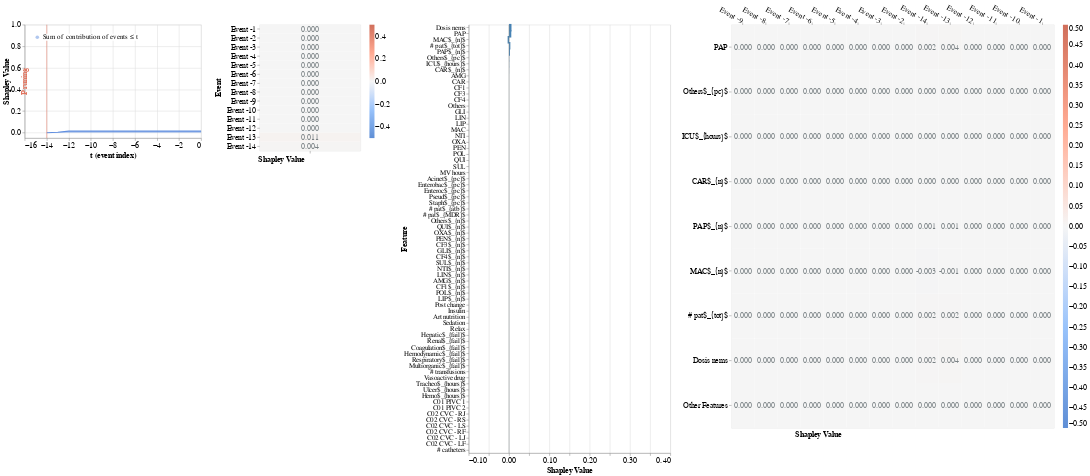

The notebook cell saved with this chart:
### Code cell
local_report(f_hs, pos_x_data, pruning_dict, event_dict, feature_dict,
             cell_dict=cell_dict, entity_uuid='adb', entity_col='id', baseline=average_event)

### Figure 1 — Vega-Lite specification as saved in the notebook (floating-point values rounded to 4 significant figures)
{"config": {"view": {"continuousWidth": 400, "continuousHeight": 300}, "mark": {"color": "steelblue"}}, "hconcat": [{"layer": [{"mark": {"type": "area", "opacity": 0.5}, "encoding": {"color": {"field": "Coalition", "legend": {"fillColor": "white", "labelFontSize": 14, "labelLimit": 0, "orient": "top-left", "symbolSize": 50, "symbolStrokeWidth": 0, "title": null}, "scale": {"domain": ["Sum of contribution of events ≤ t"], "range": ["#618FE0"]}, "type": "nominal"}, "x": {"axis": {"labelFontSize": 15, "title": "t (event index)", "titleFontSize": 15}, "field": "t (event index)", "type": "quantitative"}, "y": {"axis": {"grid": true, "labelFontSize": 15, "titleFontSize": 15, "titleX": -28}, "field": "Shapley Value", "scale": {"domain": [-0.05, 1]}, "type": "quantitative"}}}, {"mark": {"type": "line"}, "encoding": {"color": {"field": "Coalition", "legend": {"fillColor": "white", "labelFontSize": 14, "labelLimit": 0, "orient": "top-left", "symbolSize": 50, "symbolStrokeWidth": 0, "title": null}, "scale": {"domain": ["Sum of contribution of events ≤ t"], "range": ["#618FE0"]}, "type": "nominal"}, "x": {"axis": {"labelFontSize": 15, "title": "t (event index)", "titleFontSize": 15}, "field": "t (event index)", "type": "quantitative"}, "y": {"axis": {"grid": true, "labelFontSize": 15, "titleFontSize": 15, "titleX": -28}, "field": "Shapley Value", "scale": {"domain": [-0.05, 1]}, "type": "quantitative"}}}, {"data": {"name": "data-788b093171cca64ebde24473bc76bb83"}, "mark": {"type": "rule", "color": "#E17560"}, "encoding": {"x": {"field": "x", "type": "quantitative"}}}, {"data": {"name": "data-2025c98a7ea579ceb69de957ff6cacd9"}, "mark": {"type": "text", "angle": 270, "color": "#E17560", "fontSize": 15, "fontWeight": "bold", "text": "Pruning"}, "encoding": {"x": {"field": "x", "type": "quantitative"}}}], "data": {"name": "data-e17e03b036d323e4a6825a8ecee205cd"}, "height": 225, "width": 350}, {"layer": [{"mark": {"type": "rect"}, "encoding": {"color": {"field": "rounded", "legend": {"gradientLength": 225, "gradientThickness": 10, "labelFontSize": 15, "orient": "right"}, "scale": {"domain": [-0.5, 0.5], "range": ["#5f8fd6", "#99c3fb", "#f5f5f5", "#ffaa92", "#d16f5b"]}, "title": null, "type": "quantitative"}, "x": {"axis": {"title": "Shapley Value", "titleFontSize": 15}, "field": "column", "type": "ordinal"}, "y": {"axis": {"domain": false, "labelFontSize": 15, "title": "Event", "titleFontSize": 15, "titleX": -75}, "field": "Feature", "sort": ["Event -1", "Event -2", "Event -3", "Event -4", "Event -5", "Event -6", "Event -7", "Event -8", "Event -9", "Event -10", "Event -11", "Event -12", "Event -13", "Event -14"], "type": "ordinal"}}}, {"mark": {"type": "text", "align": "right", "baseline": "middle", "color": "#798184", "dx": 18, "fontSize": 15}, "encoding": {"text": {"field": "rounded_str", "type": "nominal"}, "x": {"axis": {"domain": false, "labels": false, "title": "Shapley Value", "titleX": 43}, "field": "column", "type": "ordinal"}, "y": {"axis": {"domain": false, "labelFontSize": 15, "title": "Event", "titleFontSize": 15, "titleX": -75}, "field": "Feature", "sort": ["Event -1", "Event -2", "Event -3", "Event -4", "Event -5", "Event -6", "Event -7", "Event -8", "Event -9", "Event -10", "Event -11", "Event -12", "Event -13", "Event -14"], "type": "ordinal"}}}], "data": {"name": "data-80562c77650934d3456d388c0a4aa992"}, "height": 250, "width": 200}, {"layer": [{"data": {"name": "data-7687a98d284728b8870f261909604b25"}, "mark": {"type": "bar", "size": 15, "thickness": 1}, "encoding": {"x": {"axis": {"grid": true, "labelFontSize": 15, "title": "Shapley Value", "titleFontSize": 15}, "field": "Shapley Value", "scale": {"domain": [-0.1, 0.4]}, "type": "quantitative"}, "y": {"axis": {"labelFontSize": 13, "title": "Feature", "titleFontSize": 15, "titleX": -120}, "field": "Feature", "sort": {"field": "sort_col", "order": "descending"}, "type": "nominal"}}}, {"data": {"name": "data-d285a7403ed98ae579761d64a864032b"}, "mark": {"type": "rule", "color": "#798184"}, "encoding": {"x": {"field": "x", "type": "quantitative"}}}], "height": 850, "width": 400}, {"layer": [{"mark": {"type": "rect"}, "encoding": {"color": {"field": "rounded", "legend": {"gradientLength": 800, "gradientThickness": 10, "labelFontSize": 15, "orient": "right"}, "scale": {"domain": [-0.5, 0.5], "range": ["#5f8fd6", "#99c3fb", "#f5f5f5", "#ffaa92", "#d16f5b"]}, "title": null, "type": "quantitative"}, "x": {"axis": {"titleFontSize": 15}, "field": "Event", "sort": ["Event -9", "Event -8", "Event -7", "Event -6", "Event -5", "Event -4", "Event -3", "Event -2", "Event -14", "Event -13", "Event -12", "Event -11", "Event -10", "Event -1"], "type": "nominal"}, "y": {"axis": {"domain": false, "labelFontSize": 15, "title": null}, "field": "Feature", "sort": ["PAP", "Others$_{pc}$", "ICU$_{hours}$", "CAR$_{n}$", "PAP$_{n}$", "MAC$_{n}$", "# pat$_{tot}$", "Dosis nems"], "type": "nominal"}}}, {"mark": {"type": "text", "align": "right", "baseline": "middle", "color": "#798184", "dx": 18, "fontSize": 15}, "encoding": {"text": {"field": "rounded_str", "type": "nominal"}, "x": {"axis": {"domain": false, "labelAngle": 30, "labelFontSize": 15, "orient": "top", "title": "Shapley Value", "titleX": 172, "titleY": 820}, "field": "Event", "sort": ["Event -9", "Event -8", "Event -7", "Event -6", "Event -5", "Event -4", "Event -3", "Event -2", "Event -14", "Event -13", "Event -12", "Event -11", "Event -10", "Event -1"], "type": "nominal"}, "y": {"axis": {"domain": false, "labelFontSize": 15, "title": null}, "field": "Feature", "sort": ["PAP", "Others$_{pc}$", "ICU$_{hours}$", "CAR$_{n}$", "PAP$_{n}$", "MAC$_{n}$", "# pat$_{tot}$", "Dosis nems"], "type": "nominal"}}}], "data": {"name": "data-85bd3a15797864957145404e6bdf7222"}, "height": 800, "width": 640}], "resolve": {"scale": {"color": "independent"}}, "$schema": "https://vega.github.io/schema/vega-lite/v5.20.1.json", "datasets": {"data-e17e03b036d323e4a6825a8ecee205cd": [{"Coalition": "Sum of contribution of events > t", "t (event index)": 0, "Shapley Value": 0.0}, {"Coalition": "Sum of contribution of events ≤ t", "t (event index)": 0, "Shapley Value": 0.01456}, {"Coalition": "Sum of contribution of events > t", "t (event index)": -1, "Shapley Value": 0.0}, {"Coalition": "Sum of contribution of events ≤ t", "t (event index)": -1, "Shapley Value": 0.01456}, {"Coalition": "Sum of contribution of events > t", "t (event index)": -2, "Shapley Value": 0.0}, {"Coalition": "Sum of contribution of events ≤ t", "t (event index)": -2, "Shapley Value": 0.01456}, {"Coalition": "Sum of contribution of events > t", "t (event index)": -3, "Shapley Value": 0.0}, {"Coalition": "Sum of contribution of events ≤ t", "t (event index)": -3, "Shapley Value": 0.01456}, {"Coalition": "Sum of contribution of events > t", "t (event index)": -4, "Shapley Value": 0.0}, {"Coalition": "Sum of contribution of events ≤ t", "t (event index)": -4, "Shapley Value": 0.01456}, {"Coalition": "Sum of contribution of events > t", "t (event index)": -5, "Shapley Value": 0.0}, {"Coalition": "Sum of contribution of events ≤ t", "t (event index)": -5, "Shapley Value": 0.01456}, {"Coalition": "Sum of contribution of events > t", "t (event index)": -6, "Shapley Value": 0.0}, {"Coalition": "Sum of contribution of events ≤ t", "t (event index)": -6, "Shapley Value": 0.01456}, {"Coalition": "Sum of contribution of events > t", "t (event index)": -7, "Shapley Value": 0.0}, {"Coalition": "Sum of contribution of events ≤ t", "t (event index)": -7, "Shapley Value": 0.01456}, {"Coalition": "Sum of contribution of events > t", "t (event index)": -8, "Shapley Value": 0.0}, {"Coalition": "Sum of contribution of events ≤ t", "t (event index)": -8, "Shapley Value": 0.01456}, {"Coalition": "Sum of contribution of events > t", "t (event index)": -9, "Shapley Value": 0.0}, {"Coalition": "Sum of contribution of events ≤ t", "t (event index)": -9, "Shapley Value": 0.01456}, {"Coalition": "Sum of contribution of events > t", "t (event index)": -10, "Shapley Value": 0.0}, {"Coalition": "Sum of contribution of events ≤ t", "t (event index)": -10, "Shapley Value": 0.01456}, {"Coalition": "Sum of contribution of events > t", "t (event index)": -11, "Shapley Value": 0.0}, {"Coalition": "Sum of contribution of events ≤ t", "t (event index)": -11, "Shapley Value": 0.01456}, {"Coalition": "Sum of contribution of events > t", "t (event index)": -12, "Shapley Value": 0.0}, {"Coalition": "Sum of contribution of events ≤ t", "t (event index)": -12, "Shapley Value": 0.01456}, {"Coalition": "Sum of contribution of events > t", "t (event index)": -13, "Shapley Value": 0.01055}, {"Coalition": "Sum of contribution of events ≤ t", "t (event index)": -13, "Shapley Value": 0.004003}, {"Coalition": "Sum of contribution of events > t", "t (event index)": -14, "Shapley Value": 0.01456}, {"Coalition": "Sum of contribution of events ≤ t", "t (event index)": -14, "Shapley Value": 0.0}], "data-788b093171cca64ebde24473bc76bb83": [{"x": -14}], "data-2025c98a7ea579ceb69de957ff6cacd9": [{"x": -16}], "data-80562c77650934d3456d388c0a4aa992": [{"Shapley Value": 0.0, "Feature": "Event -1", "row": 1, "column": 1, "rounded": 0.0, "rounded_str": "0.000"}, {"Shapley Value": 0.0, "Feature": "Event -2", "row": 2, "column": 1, "rounded": 0.0, "rounded_str": "0.000"}, {"Shapley Value": 0.0, "Feature": "Event -3", "row": 3, "column": 1, "rounded": 0.0, "rounded_str": "0.000"}, {"Shapley Value": 0.0, "Feature": "Event -4", "row": 4, "column": 1, "rounded": 0.0, "rounded_str": "0.000"}, {"Shapley Value": 0.0, "Feature": "Event -5", "row": 5, "column": 1, "rounded": 0.0, "rounded_str": "0.000"}, {"Shapley Value": 0.0, "Feature": "Event -6", "row": 6, "column": 1, "rounded": 0.0, "rounded_str": "0.000"}, {"Shapley Value": 0.0, "Feature": "Event -7", "row": 7, "column": 1, "rounded": 0.0, "rounded_str": "0.000"}, {"Shapley Value": 0.0, "Feature": "Event -8", "row": 8, "column": 1, "rounded": 0.0, "rounded_str": "0.000"}, {"Shapley Value": 0.0, "Feature": "Event -9", "row": 9, "column": 1, "rounded": 0.0, "rounded_str": "0.000"}, {"Shapley Value": 0.0, "Feature": "Event -10", "row": 10, "column": 1, "rounded": 0.0, "rounded_str": "0.000"}, {"Shapley Value": 0.0, "Feature": "Event -11", "row": 11, "column": 1, "rounded": 0.0, "rounded_str": "0.000"}, {"Shapley Value": 0.0, "Feature": "Event -12", "row": 12, "column": 1, "rounded": 0.0, "rounded_str": "0.000"}, {"Shapley Value": 0.01055, "Feature": "Event -13", "row": 13, "column": 1, "rounded": 0.011, "rounded_str": "0.011"}, {"Shapley Value": 0.004002, "Feature": "Event -14", "row": 14, "column": 1, "rounded": 0.004, "rounded_str": "0.004"}], "data-7687a98d284728b8870f261909604b25": [{"Random seed": 42, "NSamples": 3200, "Feature": "AMG", "Shapley Value": 0.0, "sort_col": 0.0}, {"Random seed": 42, "NSamples": 3200, "Feature": "CAR", "Shapley Value": 0.0, "sort_col": 0.0}, {"Random seed": 42, "NSamples": 3200, "Feature": "CF1", "Shapley Value": 0.0, "sort_col": 0.0}, {"Random seed": 42, "NSamples": 3200, "Feature": "CF3", "Shapley Value": 0.0, "sort_col": 0.0}, {"Random seed": 42, "NSamples": 3200, "Feature": "CF4", "Shapley Value": 0.0, "sort_col": 0.0}, {"Random seed": 42, "NSamples": 3200, "Feature": "Others", "Shapley Value": 0.0, "sort_col": 0.0}, {"Random seed": 42, "NSamples": 3200, "Feature": "GLI", "Shapley Value": 0.0, "sort_col": 0.0}, {"Random seed": 42, "NSamples": 3200, "Feature": "LIN", "Shapley Value": 0.0, "sort_col": 0.0}, {"Random seed": 42, "NSamples": 3200, "Feature": "LIP", "Shapley Value": 0.0, "sort_col": 0.0}, {"Random seed": 42, "NSamples": 3200, "Feature": "MAC", "Shapley Value": 0.0, "sort_col": 0.0}, {"Random seed": 42, "NSamples": 3200, "Feature": "NTI", "Shapley Value": 0.0, "sort_col": 0.0}, {"Random seed": 42, "NSamples": 3200, "Feature": "OXA", "Shapley Value": 0.0, "sort_col": 0.0}, {"Random seed": 42, "NSamples": 3200, "Feature": "PAP", "Shapley Value": 0.005568, "sort_col": 0.005568}, {"Random seed": 42, "NSamples": 3200, "Feature": "PEN", "Shapley Value": 0.0, "sort_col": 0.0}, {"Random seed": 42, "NSamples": 3200, "Feature": "POL", "Shapley Value": 0.0, "sort_col": 0.0}, {"Random seed": 42, "NSamples": 3200, "Feature": "QUI", "Shapley Value": 0.0, "sort_col": 0.0}, {"Random seed": 42, "NSamples": 3200, "Feature": "SUL", "Shapley Value": 0.0, "sort_col": 0.0}, {"Random seed": 42, "NSamples": 3200, "Feature": "MV hours", "Shapley Value": 0.0, "sort_col": 0.0}, {"Random seed": 42, "NSamples": 3200, "Feature": "Acinet$_{pc}$", "Shapley Value": 0.0, "sort_col": 0.0}, {"Random seed": 42, "NSamples": 3200, "Feature": "Enterobac$_{pc}$", "Shapley Value": 0.0, "sort_col": 0.0}, {"Random seed": 42, "NSamples": 3200, "Feature": "Enteroc$_{pc}$", "Shapley Value": 0.0, "sort_col": 0.0}, {"Random seed": 42, "NSamples": 3200, "Feature": "Pseud$_{pc}$", "Shapley Value": 0.0, "sort_col": 0.0}, {"Random seed": 42, "NSamples": 3200, "Feature": "Staph$_{pc}$", "Shapley Value": 0.0, "sort_col": 0.0}, {"Random seed": 42, "NSamples": 3200, "Feature": "Others$_{pc}$", "Shapley Value": 0.0003279, "sort_col": 0.0003279}, {"Random seed": 42, "NSamples": 3200, "Feature": "ICU$_{hours}$", "Shapley Value": 0.0002953, "sort_col": 0.0002953}, {"Random seed": 42, "NSamples": 3200, "Feature": "# pat$_{atb}$", "Shapley Value": 0.0, "sort_col": 0.0}, {"Random seed": 42, "NSamples": 3200, "Feature": "# pat$_{MDR}$", "Shapley Value": 0.0, "sort_col": 0.0}, {"Random seed": 42, "NSamples": 3200, "Feature": "CAR$_{n}$", "Shapley Value": 0.0001411, "sort_col": 0.0001411}, {"Random seed": 42, "NSamples": 3200, "Feature": "PAP$_{n}$", "Shapley Value": 0.002387, "sort_col": 0.002387}, {"Random seed": 42, "NSamples": 3200, "Feature": "Others$_{n}$", "Shapley Value": 0.0, "sort_col": 0.0}, {"Random seed": 42, "NSamples": 3200, "Feature": "QUI$_{n}$", "Shapley Value": 0.0, "sort_col": 0.0}, {"Random seed": 42, "NSamples": 3200, "Feature": "OXA$_{n}$", "Shapley Value": 0.0, "sort_col": 0.0}, {"Random seed": 42, "NSamples": 3200, "Feature": "PEN$_{n}$", "Shapley Value": 0.0, "sort_col": 0.0}, {"Random seed": 42, "NSamples": 3200, "Feature": "CF3$_{n}$", "Shapley Value": 0.0, "sort_col": 0.0}, {"Random seed": 42, "NSamples": 3200, "Feature": "GLI$_{n}$", "Shapley Value": 0.0, "sort_col": 0.0}, {"Random seed": 42, "NSamples": 3200, "Feature": "CF4$_{n}$", "Shapley Value": 0.0, "sort_col": 0.0}, {"Random seed": 42, "NSamples": 3200, "Feature": "SUL$_{n}$", "Shapley Value": 0.0, "sort_col": 0.0}, {"Random seed": 42, "NSamples": 3200, "Feature": "NTI$_{n}$", "Shapley Value": 0.0, "sort_col": 0.0}, {"Random seed": 42, "NSamples": 3200, "Feature": "LIN$_{n}$", "Shapley Value": 0.0, "sort_col": 0.0}, {"Random seed": 42, "NSamples": 3200, "Feature": "AMG$_{n}$", "Shapley Value": 0.0, "sort_col": 0.0}, {"Random seed": 42, "NSamples": 3200, "Feature": "MAC$_{n}$", "Shapley Value": -0.003494, "sort_col": 0.003494}, {"Random seed": 42, "NSamples": 3200, "Feature": "CF1$_{n}$", "Shapley Value": 0.0, "sort_col": 0.0}, {"Random seed": 42, "NSamples": 3200, "Feature": "POL$_{n}$", "Shapley Value": 0.0, "sort_col": 0.0}, {"Random seed": 42, "NSamples": 3200, "Feature": "LIP$_{n}$", "Shapley Value": 0.0, "sort_col": 0.0}, {"Random seed": 42, "NSamples": 3200, "Feature": "# pat$_{tot}$", "Shapley Value": 0.003261, "sort_col": 0.003261}, {"Random seed": 42, "NSamples": 3200, "Feature": "Post change", "Shapley Value": 0.0, "sort_col": 0.0}, {"Random seed": 42, "NSamples": 3200, "Feature": "Insulin", "Shapley Value": 0.0, "sort_col": 0.0}, {"Random seed": 42, "NSamples": 3200, "Feature": "Art nutrition", "Shapley Value": 0.0, "sort_col": 0.0}, {"Random seed": 42, "NSamples": 3200, "Feature": "Sedation", "Shapley Value": 0.0, "sort_col": 0.0}, {"Random seed": 42, "NSamples": 3200, "Feature": "Relax", "Shapley Value": 0.0, "sort_col": 0.0}, {"Random seed": 42, "NSamples": 3200, "Feature": "Hepatic$_{fail}$", "Shapley Value": 0.0, "sort_col": 0.0}, {"Random seed": 42, "NSamples": 3200, "Feature": "Renal$_{fail}$", "Shapley Value": 0.0, "sort_col": 0.0}, {"Random seed": 42, "NSamples": 3200, "Feature": "Coagulation$_{fail}$", "Shapley Value": 0.0, "sort_col": 0.0}, {"Random seed": 42, "NSamples": 3200, "Feature": "Hemodynamic$_{fail}$", "Shapley Value": 0.0, "sort_col": 0.0}, {"Random seed": 42, "NSamples": 3200, "Feature": "Respiratory$_{fail}$", "Shapley Value": 0.0, "sort_col": 0.0}, {"Random seed": 42, "NSamples": 3200, "Feature": "Multiorganic$_{fail}$", "Shapley Value": 0.0, "sort_col": 0.0}, {"Random seed": 42, "NSamples": 3200, "Feature": "# transfusions", "Shapley Value": 0.0, "sort_col": 0.0}, {"Random seed": 42, "NSamples": 3200, "Feature": "Vasoactive drug", "Shapley Value": 0.0, "sort_col": 0.0}, {"Random seed": 42, "NSamples": 3200, "Feature": "Dosis nems", "Shapley Value": 0.006072, "sort_col": 0.006072}, {"Random seed": 42, "NSamples": 3200, "Feature": "Tracheo$_{hours}$", "Shapley Value": 0.0, "sort_col": 0.0}, {"Random seed": 42, "NSamples": 3200, "Feature": "Ulcer$_{hours}$", "Shapley Value": 0.0, "sort_col": 0.0}, {"Random seed": 42, "NSamples": 3200, "Feature": "Hemo$_{hours}$", "Shapley Value": 0.0, "sort_col": 0.0}, {"Random seed": 42, "NSamples": 3200, "Feature": "C01 PIVC 1", "Shapley Value": 0.0, "sort_col": 0.0}, {"Random seed": 42, "NSamples": 3200, "Feature": "C01 PIVC 2", "Shapley Value": 0.0, "sort_col": 0.0}, {"Random seed": 42, "NSamples": 3200, "Feature": "C02 CVC - RJ", "Shapley Value": 0.0, "sort_col": 0.0}, {"Random seed": 42, "NSamples": 3200, "Feature": "C02 CVC - RS", "Shapley Value": 0.0, "sort_col": 0.0}, {"Random seed": 42, "NSamples": 3200, "Feature": "C02 CVC - LS", "Shapley Value": 0.0, "sort_col": 0.0}, {"Random seed": 42, "NSamples": 3200, "Feature": "C02 CVC - RF", "Shapley Value": 0.0, "sort_col": 0.0}, {"Random seed": 42, "NSamples": 3200, "Feature": "C02 CVC - LJ", "Shapley Value": 0.0, "sort_col": 0.0}, {"Random seed": 42, "NSamples": 3200, "Feature": "C02 CVC - LF", "Shapley Value": 0.0, "sort_col": 0.0}, {"Random seed": 42, "NSamples": 3200, "Feature": "# catheters", "Shapley Value": 0.0, "sort_col": 0.0}], "data-d285a7403ed98ae579761d64a864032b": [{"x": 0}], "data-85bd3a15797864957145404e6bdf7222": [{"Event": "Event -13", "Feature": "PAP", "Shapley Value": 0.004009, "rounded": 0.004, "rounded_str": "0.004"}, {"Event": "Event -13", "Feature": "Dosis nems", "Shapley Value": 0.003778, "rounded": 0.004, "rounded_str": "0.004"}, {"Event": "Event -14", "Feature": "Dosis nems", "Shapley Value": 0.002393, "rounded": 0.002, "rounded_str": "0.002"}, {"Event": "Event -14", "Feature": "# pat$_{tot}$", "Shapley Value": 0.001711, "rounded": 0.002, "rounded_str": "0.002"}, {"Event": "Event -14", "Feature": "PAP", "Shapley Value": 0.001632, "rounded": 0.002, "rounded_str": "0.002"}, {"Event": "Event -13", "Feature": "# pat$_{tot}$", "Shapley Value": 0.001528, "rounded": 0.002, "rounded_str": "0.002"}, {"Event": "Event -14", "Feature": "PAP$_{n}$", "Shapley Value": 0.001302, "rounded": 0.001, "rounded_str": "0.001"}, {"Event": "Event -13", "Feature": "PAP$_{n}$", "Shapley Value": 0.001137, "rounded": 0.001, "rounded_str": "0.001"}, {"Event": "Event -13", "Feature": "Others$_{pc}$", "Shapley Value": 0.0003637, "rounded": 0.0, "rounded_str": "0.000"}, {"Event": "Event -13", "Feature": "ICU$_{hours}$", "Shapley Value": 0.0003043, "rounded": 0.0, "rounded_str": "0.000"}, {"Event": "Event -13", "Feature": "CAR$_{n}$", "Shapley Value": 9.55e-05, "rounded": 0.0, "rounded_str": "0.000"}, {"Event": "Event -3", "Feature": "MAC$_{n}$", "Shapley Value": 0.0, "rounded": 0.0, "rounded_str": "0.000"}, {"Event": "Event -4", "Feature": "CAR$_{n}$", "Shapley Value": 0.0, "rounded": 0.0, "rounded_str": "0.000"}, {"Event": "Event -3", "Feature": "PAP$_{n}$", "Shapley Value": 0.0, "rounded": 0.0, "rounded_str": "0.000"}, {"Event": "Event -3", "Feature": "# pat$_{tot}$", "Shapley Value": 0.0, "rounded": 0.0, "rounded_str": "0.000"}, {"Event": "Event -3", "Feature": "Dosis nems", "Shapley Value": 0.0, "rounded": 0.0, "rounded_str": "0.000"}, {"Event": "Event -3", "Feature": "CAR$_{n}$", "Shapley Value": 0.0, "rounded": 0.0, "rounded_str": "0.000"}, {"Event": "Event -3", "Feature": "ICU$_{hours}$", "Shapley Value": 0.0, "rounded": 0.0, "rounded_str": "0.000"}, {"Event": "Event -3", "Feature": "Others$_{pc}$", "Shapley Value": 0.0, "rounded": 0.0, "rounded_str": "0.000"}, {"Event": "Event -3", "Feature": "PAP", "Shapley Value": 0.0, "rounded": 0.0, "rounded_str": "0.000"}, {"Event": "Event -4", "Feature": "Dosis nems", "Shapley Value": 0.0, "rounded": 0.0, "rounded_str": "0.000"}, {"Event": "Event -4", "Feature": "# pat$_{tot}$", "Shapley Value": 0.0, "rounded": 0.0, "rounded_str": "0.000"}, {"Event": "Event -4", "Feature": "MAC$_{n}$", "Shapley Value": 0.0, "rounded": 0.0, "rounded_str": "0.000"}, {"Event": "Event -4", "Feature": "PAP$_{n}$", "Shapley Value": 0.0, "rounded": 0.0, "rounded_str": "0.000"}, {"Event": "Event -5", "Feature": "MAC$_{n}$", "Shapley Value": 0.0, "rounded": 0.0, "rounded_str": "0.000"}, {"Event": "Event -4", "Feature": "ICU$_{hours}$", "Shapley Value": 0.0, "rounded": 0.0, "rounded_str": "0.000"}, {"Event": "Event -4", "Feature": "Others$_{pc}$", "Shapley Value": 0.0, "rounded": 0.0, "rounded_str": "0.000"}, {"Event": "Event -4", "Feature": "PAP", "Shapley Value": 0.0, "rounded": 0.0, "rounded_str": "0.000"}, {"Event": "Event -5", "Feature": "Dosis nems", "Shapley Value": 0.0, "rounded": 0.0, "rounded_str": "0.000"}, {"Event": "Event -5", "Feature": "# pat$_{tot}$", "Shapley Value": 0.0, "rounded": 0.0, "rounded_str": "0.000"}, {"Event": "Event -2", "Feature": "Others$_{pc}$", "Shapley Value": 0.0, "rounded": 0.0, "rounded_str": "0.000"}, {"Event": "Event -5", "Feature": "PAP$_{n}$", "Shapley Value": 0.0, "rounded": 0.0, "rounded_str": "0.000"}, {"Event": "Event -5", "Feature": "CAR$_{n}$", "Shapley Value": 0.0, "rounded": 0.0, "rounded_str": "0.000"}, {"Event": "Event -5", "Feature": "ICU$_{hours}$", "Shapley Value": 0.0, "rounded": 0.0, "rounded_str": "0.000"}, {"Event": "Event -5", "Feature": "Others$_{pc}$", "Shapley Value": 0.0, "rounded": 0.0, "rounded_str": "0.000"}, {"Event": "Event -5", "Feature": "PAP", "Shapley Value": 0.0, "rounded": 0.0, "rounded_str": "0.000"}, {"Event": "Event -6", "Feature": "Dosis nems", "Shapley Value": 0.0, "rounded": 0.0, "rounded_str": "0.000"}, {"Event": "Event -6", "Feature": "# pat$_{tot}$", "Shapley Value": 0.0, "rounded": 0.0, "rounded_str": "0.000"}, {"Event": "Event -2", "Feature": "PAP", "Shapley Value": 0.0, "rounded": 0.0, "rounded_str": "0.000"}, {"Event": "Event -2", "Feature": "# pat$_{tot}$", "Shapley Value": 0.0, "rounded": 0.0, "rounded_str": "0.000"}, {"Event": "Event -2", "Feature": "ICU$_{hours}$", "Shapley Value": 0.0, "rounded": 0.0, "rounded_str": "0.000"}, {"Event": "Event -2", "Feature": "CAR$_{n}$", "Shapley Value": 0.0, "rounded": 0.0, "rounded_str": "0.000"}, {"Event": "Event -2", "Feature": "Other Features", "Shapley Value": 0.0, "rounded": 0.0, "rounded_str": "0.000"}, {"Event": "Event -3", "Feature": "Other Features", "Shapley Value": 0.0, "rounded": 0.0, "rounded_str": "0.000"}, {"Event": "Event -4", "Feature": "Other Features", "Shapley Value": 0.0, "rounded": 0.0, "rounded_str": "0.000"}, {"Event": "Event -5", "Feature": "Other Features", "Shapley Value": 0.0, "rounded": 0.0, "rounded_str": "0.000"}, {"Event": "Event -6", "Feature": "Other Features", "Shapley Value": 0.0, "rounded": 0.0, "rounded_str": "0.000"}, {"Event": "Event -7", "Feature": "Other Features", "Shapley Value": 0.0, "rounded": 0.0, "rounded_str": "0.000"}, {"Event": "Event -8", "Feature": "Other Features", "Shapley Value": 0.0, "rounded": 0.0, "rounded_str": "0.000"}, {"Event": "Event -9", "Feature": "Other Features", "Shapley Value": 0.0, "rounded": 0.0, "rounded_str": "0.000"}, {"Event": "Event -10", "Feature": "Other Features", "Shapley Value": 0.0, "rounded": 0.0, "rounded_str": "0.000"}, {"Event": "Event -11", "Feature": "Other Features", "Shapley Value": 0.0, "rounded": 0.0, "rounded_str": "0.000"}, {"Event": "Event -12", "Feature": "Other Features", "Shapley Value": 0.0, "rounded": 0.0, "rounded_str": "0.000"}, {"Event": "Event -13", "Feature": "Other Features", "Shapley Value": 0.0, "rounded": 0.0, "rounded_str": "0.000"}, {"Event": "Event -14", "Feature": "Other Features", "Shapley Value": 0.0, "rounded": 0.0, "rounded_str": "0.000"}, {"Event": "Event -1", "Feature": "Dosis nems", "Shapley Value": 0.0, "rounded": 0.0, "rounded_str": "0.000"}, {"Event": "Event -1", "Feature": "# pat$_{tot}$", "Shapley Value": 0.0, "rounded": 0.0, "rounded_str": "0.000"}, {"Event": "Event -1", "Feature": "MAC$_{n}$", "Shapley Value": 0.0, "rounded": 0.0, "rounded_str": "0.000"}, {"Event": "Event -1", "Feature": "PAP$_{n}$", "Shapley Value": 0.0, "rounded": 0.0, "rounded_str": "0.000"}, {"Event": "Event -1", "Feature": "CAR$_{n}$", "Shapley Value": 0.0, "rounded": 0.0, "rounded_str": "0.000"}, {"Event": "Event -1", "Feature": "ICU$_{hours}$", "Shapley Value": 0.0, "rounded": 0.0, "rounded_str": "0.000"}, {"Event": "Event -1", "Feature": "Others$_{pc}$", "Shapley Value": 0.0, "rounded": 0.0, "rounded_str": "0.000"}, {"Event": "Event -1", "Feature": "PAP", "Shapley Value": 0.0, "rounded": 0.0, "rounded_str": "0.000"}, {"Event": "Event -2", "Feature": "Dosis nems", "Shapley Value": 0.0, "rounded": 0.0, "rounded_str": "0.000"}, {"Event": "Event -6", "Feature": "PAP$_{n}$", "Shapley Value": 0.0, "rounded": 0.0, "rounded_str": "0.000"}, {"Event": "Event -2", "Feature": "MAC$_{n}$", "Shapley Value": 0.0, "rounded": 0.0, "rounded_str": "0.000"}, {"Event": "Event -2", "Feature": "PAP$_{n}$", "Shapley Value": 0.0, "rounded": 0.0, "rounded_str": "0.000"}, {"Event": "Event -6", "Feature": "MAC$_{n}$", "Shapley Value": 0.0, "rounded": 0.0, "rounded_str": "0.000"}, {"Event": "Event -7", "Feature": "Dosis nems", "Shapley Value": 0.0, "rounded": 0.0, "rounded_str": "0.000"}, {"Event": "Event -6", "Feature": "CAR$_{n}$", "Shapley Value": 0.0, "rounded": 0.0, "rounded_str": "0.000"}, {"Event": "Event -11", "Feature": "ICU$_{hours}$", "Shapley Value": 0.0, "rounded": 0.0, "rounded_str": "0.000"}, {"Event": "Event -10", "Feature": "MAC$_{n}$", "Shapley Value": 0.0, "rounded": 0.0, "rounded_str": "0.000"}, {"Event": "Event -10", "Feature": "PAP$_{n}$", "Shapley Value": 0.0, "rounded": 0.0, "rounded_str": "0.000"}, {"Event": "Event -10", "Feature": "CAR$_{n}$", "Shapley Value": 0.0, "rounded": 0.0, "rounded_str": "0.000"}, {"Event": "Event -10", "Feature": "ICU$_{hours}$", "Shapley Value": 0.0, "rounded": 0.0, "rounded_str": "0.000"}, {"Event": "Event -10", "Feature": "Others$_{pc}$", "Shapley Value": 0.0, "rounded": 0.0, "rounded_str": "0.000"}, {"Event": "Event -10", "Feature": "PAP", "Shapley Value": 0.0, "rounded": 0.0, "rounded_str": "0.000"}, {"Event": "Event -11", "Feature": "Dosis nems", "Shapley Value": 0.0, "rounded": 0.0, "rounded_str": "0.000"}, {"Event": "Event -11", "Feature": "# pat$_{tot}$", "Shapley Value": 0.0, "rounded": 0.0, "rounded_str": "0.000"}, {"Event": "Event -11", "Feature": "MAC$_{n}$", "Shapley Value": 0.0, "rounded": 0.0, "rounded_str": "0.000"}, {"Event": "Event -11", "Feature": "PAP$_{n}$", "Shapley Value": 0.0, "rounded": 0.0, "rounded_str": "0.000"}, {"Event": "Event -11", "Feature": "CAR$_{n}$", "Shapley Value": 0.0, "rounded": 0.0, "rounded_str": "0.000"}, {"Event": "Event -11", "Feature": "Others$_{pc}$", "Shapley Value": 0.0, "rounded": 0.0, "rounded_str": "0.000"}, {"Event": "Event -6", "Feature": "ICU$_{hours}$", "Shapley Value": 0.0, "rounded": 0.0, "rounded_str": "0.000"}, {"Event": "Event -11", "Feature": "PAP", "Shapley Value": 0.0, "rounded": 0.0, "rounded_str": "0.000"}, {"Event": "Event -12", "Feature": "Dosis nems", "Shapley Value": 0.0, "rounded": 0.0, "rounded_str": "0.000"}, {"Event": "Event -12", "Feature": "# pat$_{tot}$", "Shapley Value": 0.0, "rounded": 0.0, "rounded_str": "0.000"}, {"Event": "Event -12", "Feature": "MAC$_{n}$", "Shapley Value": 0.0, "rounded": 0.0, "rounded_str": "0.000"}, {"Event": "Event -12", "Feature": "PAP$_{n}$", "Shapley Value": 0.0, "rounded": 0.0, "rounded_str": "0.000"}, {"Event": "Event -12", "Feature": "CAR$_{n}$", "Shapley Value": 0.0, "rounded": 0.0, "rounded_str": "0.000"}, {"Event": "Event -12", "Feature": "ICU$_{hours}$", "Shapley Value": 0.0, "rounded": 0.0, "rounded_str": "0.000"}, {"Event": "Event -12", "Feature": "Others$_{pc}$", "Shapley Value": 0.0, "rounded": 0.0, "rounded_str": "0.000"}, {"Event": "Event -12", "Feature": "PAP", "Shapley Value": 0.0, "rounded": 0.0, "rounded_str": "0.000"}, {"Event": "Event -14", "Feature": "CAR$_{n}$", "Shapley Value": 0.0, "rounded": 0.0, "rounded_str": "0.000"}, {"Event": "Event -14", "Feature": "ICU$_{hours}$", "Shapley Value": 0.0, "rounded": 0.0, "rounded_str": "0.000"}, {"Event": "Event -10", "Feature": "# pat$_{tot}$", "Shapley Value": 0.0, "rounded": 0.0, "rounded_str": "0.000"}, {"Event": "Event -10", "Feature": "Dosis nems", "Shapley Value": 0.0, "rounded": 0.0, "rounded_str": "0.000"}, {"Event": "Event -9", "Feature": "PAP", "Shapley Value": 0.0, "rounded": 0.0, "rounded_str": "0.000"}, {"Event": "Event -9", "Feature": "Others$_{pc}$", "Shapley Value": 0.0, "rounded": 0.0, "rounded_str": "0.000"}, {"Event": "Event -6", "Feature": "Others$_{pc}$", "Shapley Value": 0.0, "rounded": 0.0, "rounded_str": "0.000"}, {"Event": "Event -6", "Feature": "PAP", "Shapley Value": 0.0, "rounded": 0.0, "rounded_str": "0.000"}, {"Event": "Event -14", "Feature": "Others$_{pc}$", "Shapley Value": 0.0, "rounded": 0.0, "rounded_str": "0.000"}, {"Event": "Event -7", "Feature": "# pat$_{tot}$", "Shapley Value": 0.0, "rounded": 0.0, "rounded_str": "0.000"}, {"Event": "Event -7", "Feature": "MAC$_{n}$", "Shapley Value": 0.0, "rounded": 0.0, "rounded_str": "0.000"}, {"Event": "Event -7", "Feature": "PAP$_{n}$", "Shapley Value": 0.0, "rounded": 0.0, "rounded_str": "0.000"}, {"Event": "Event -7", "Feature": "CAR$_{n}$", "Shapley Value": 0.0, "rounded": 0.0, "rounded_str": "0.000"}, {"Event": "Event -7", "Feature": "ICU$_{hours}$", "Shapley Value": 0.0, "rounded": 0.0, "rounded_str": "0.000"}, {"Event": "Event -7", "Feature": "Others$_{pc}$", "Shapley Value": 0.0, "rounded": 0.0, "rounded_str": "0.000"}, {"Event": "Event -7", "Feature": "PAP", "Shapley Value": 0.0, "rounded": 0.0, "rounded_str": "0.000"}, {"Event": "Event -8", "Feature": "Dosis nems", "Shapley Value": 0.0, "rounded": 0.0, "rounded_str": "0.000"}, {"Event": "Event -8", "Feature": "# pat$_{tot}$", "Shapley Value": 0.0, "rounded": 0.0, "rounded_str": "0.000"}, {"Event": "Event -8", "Feature": "MAC$_{n}$", "Shapley Value": 0.0, "rounded": 0.0, "rounded_str": "0.000"}, {"Event": "Event -8", "Feature": "PAP$_{n}$", "Shapley Value": 0.0, "rounded": 0.0, "rounded_str": "0.000"}, {"Event": "Event -8", "Feature": "CAR$_{n}$", "Shapley Value": 0.0, "rounded": 0.0, "rounded_str": "0.000"}, {"Event": "Event -8", "Feature": "ICU$_{hours}$", "Shapley Value": 0.0, "rounded": 0.0, "rounded_str": "0.000"}, {"Event": "Event -8", "Feature": "Others$_{pc}$", "Shapley Value": 0.0, "rounded": 0.0, "rounded_str": "0.000"}, {"Event": "Event -8", "Feature": "PAP", "Shapley Value": 0.0, "rounded": 0.0, "rounded_str": "0.000"}, {"Event": "Event -9", "Feature": "Dosis nems", "Shapley Value": 0.0, "rounded": 0.0, "rounded_str": "0.000"}, {"Event": "Event -9", "Feature": "# pat$_{tot}$", "Shapley Value": 0.0, "rounded": 0.0, "rounded_str": "0.000"}, {"Event": "Event -9", "Feature": "MAC$_{n}$", "Shapley Value": 0.0, "rounded": 0.0, "rounded_str": "0.000"}, {"Event": "Event -9", "Feature": "PAP$_{n}$", "Shapley Value": 0.0, "rounded": 0.0, "rounded_str": "0.000"}, {"Event": "Event -9", "Feature": "CAR$_{n}$", "Shapley Value": 0.0, "rounded": 0.0, "rounded_str": "0.000"}, {"Event": "Event -9", "Feature": "ICU$_{hours}$", "Shapley Value": 0.0, "rounded": 0.0, "rounded_str": "0.000"}, {"Event": "Event -1", "Feature": "Other Features", "Shapley Value": 0.0, "rounded": 0.0, "rounded_str": "0.000"}, {"Event": "Event -13", "Feature": "MAC$_{n}$", "Shapley Value": -0.0008516, "rounded": -0.001, "rounded_str": "-0.001"}, {"Event": "Event -14", "Feature": "MAC$_{n}$", "Shapley Value": -0.002844, "rounded": -0.003, "rounded_str": "-0.003"}]}}
